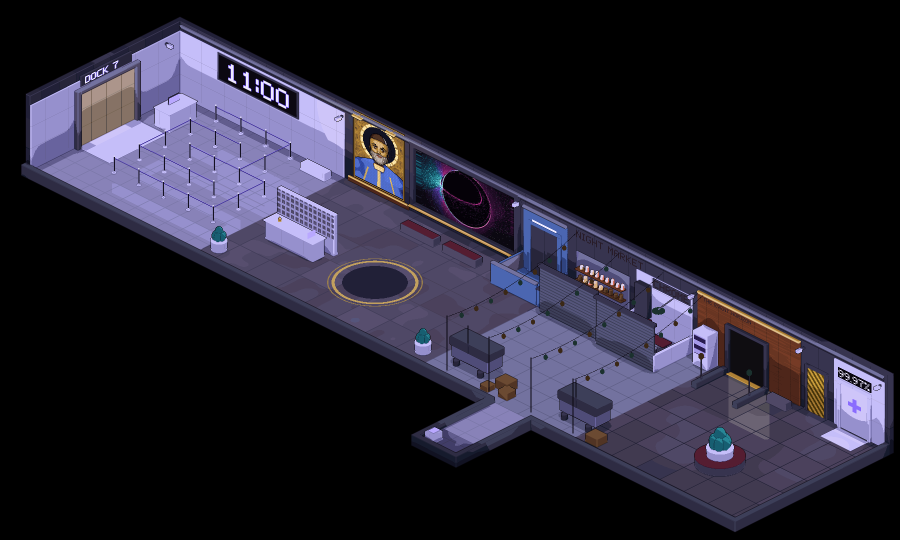
#> input picture assets/maps/promenade/base-hunted.png, 1800 x 1080 px (shown at 1/2 size)
$ python -i redraw_dock_rails.py   (imports and definitions only)
#> lines starting #> are read from the running program, lines starting #| are printed output that depends on the picture
#!/usr/bin/env python3
"""Redraw the queue rails at Dock 7 on the Promenade's art, from the art as imported from the Maps canvas.

The imported rope ran as one zigzag, which left three lanes that didn't connect. This makes it one queue of four lanes:
a new set of rails along the wall gives the fourth lane, the plaza side is shut, and the only two openings are at the
dock end, in from the gangway at the front lane and out at the clerk's desk from the new lane. Each inner rope stops
one post short of the wall at alternating ends, so the line turns there. Run it from the repo root:

    uv run --no-project --with pillow python scripts/redraw_dock_rails.py

It rewrites the Promenade's two bases and two glows and updates their sha256 and size in assets/manifest.yaml.
"""

import hashlib
import io
import re
import subprocess
from pathlib import Path

from PIL import Image, ImageDraw, ImageFilter

IMPORTED = "1c382ba"  # the last commit with the art as it came from the Maps canvas
ART = "assets/maps/promenade"
MOODS = {"calm": (184, 171, 254), "hunted": (185, 168, 255)}  # each with its old rope's exact colour
NOW = {"calm": "calm", "hunted": "takeover"}  # what each imported mood's files are called now

# World X of the five posts along each rope, and world Y of the four ropes. Art origin (360, 190), as in proj.ts.
XS = (3.0, 4.65, 6.3, 7.95, 9.6)
YS = (2.27, 3.97, 5.67, 7.37)
POST_HEIGHT = 0.92  # world Z of the top of a post
POST_PX = 29  # art pixels from a post's foot to its top

# The new set of rails along the wall, row -1: four posts, because the crate at the wall takes the fifth place.
TOP = -1
TOP_Y = 0.57
TOP_COLS = range(4)
GONE = (4, 0)  # the third lane now ends at column 3, so this post goes

# Posts are (column, row) into XS and YS. Each pair of posts is one length of rope.
OLD_ROPES = [
    *(((c, 0), (c + 1, 0)) for c in range(4)),
    ((4, 0), (4, 1)),
    *(((c, 1), (c + 1, 1)) for c in range(4)),
    ((0, 1), (0, 2)),
    *(((c, 2), (c + 1, 2)) for c in range(4)),
    ((4, 2), (4, 3)),
    *(((c, 3), (c + 1, 3)) for c in range(4)),
]
NEW_ROPES = [
    *(((c, 3), (c + 1, 3)) for c in range(4)),  # the front rope, the whole way
    ((4, 3), (4, 2)),  # the plaza side, closing the front and second lanes
    ((4, 2), (4, 1)),
    *(((c, 2), (c + 1, 2)) for c in range(3)),  # stops one post short at the plaza end: the first turn
    *(((c, 1), (c + 1, 1)) for c in range(1, 4)),  # stops one post short at the dock end: the second turn
    ((0, 2), (0, 1)),  # the dock side, closing the second and third lanes
    ((0, 1), (0, 0)),
    *(((c, 0), (c + 1, 0)) for c in range(2)),  # stops one post short at the plaza end: the third turn
    ((3, 1), (3, 0)),  # the plaza side of the third and top lanes
    ((3, 0), (3, TOP)),
    *(((c, TOP), (c + 1, TOP)) for c in range(3)),  # the new rails along the wall
]

# Dark belt, as the Patience's rail reads on its carpet, with the station's violet along the top edge.
BELT_TOP = (112, 92, 214)
BELT_BOTTOM = (46, 36, 112)
POST_DARK = (20, 17, 34)
POST_LIGHT = (124, 118, 168)
CAP = (214, 208, 244)
GLOW = (46, 40, 92)


def project(X: float, Y: float, Z: float = 0) -> tuple[float, float]:
    return (X - Y) * 30 + 360, (X + Y) * 15 - Z * 36 + 190


def imported(path: str) -> Image.Image:
    data = subprocess.run(["git", "show", f"{IMPORTED}:{path}"], check=True, capture_output=True).stdout
    return Image.open(io.BytesIO(data)).convert("RGB")


def find_posts(img: Image.Image) -> dict[tuple[int, int], tuple[int, int, int]]:
    """Each post's centre column and its top and foot rows, read off the art, plus the new posts along the wall."""
    posts = {}
    luma = img.convert("L")
    for r, y in enumerate(YS):
        for c, x in enumerate(XS):
            sx, foot = project(x, y)
            mid = round(foot) - 15
            dark = [i for i in range(round(sx) - 4, round(sx) + 5) if luma.getpixel((i, mid)) < 90]
            col = dark[0]
            bottom = mid
            while luma.getpixel((col, bottom + 1)) < 90 and bottom < mid + 40:
                bottom += 1
            posts[(c, r)] = (round(sum(dark) / len(dark)), bottom - POST_PX, bottom)
    for c in TOP_COLS:
        below, _, bottom = posts[(c, 0)]
        dx, dy = project(XS[c], TOP_Y)[0] - project(XS[c], YS[0])[0], project(XS[c], TOP_Y)[1] - project(XS[c], YS[0])[1]
        posts[(c, TOP)] = (below + round(dx), bottom + round(dy) - POST_PX, bottom + round(dy))
    return posts


# [125 lines left out: functions rope_rows, erase_old, erase_posts, erase_gone, stamp_bases, draw_new and 3 more, not called in this run]


# [2 lines not run here, left out]

>>> from PIL import Image
>>> picture = Image.open('../assets/maps/promenade/base-hunted.png')
#> picture is the input picture: PIL image 1800x1080 RGB; mean R, G, B 35.4, 33.1, 45.6
>>> result = find_posts(picture)
#> in find_posts, `luma = img.convert("L")`:
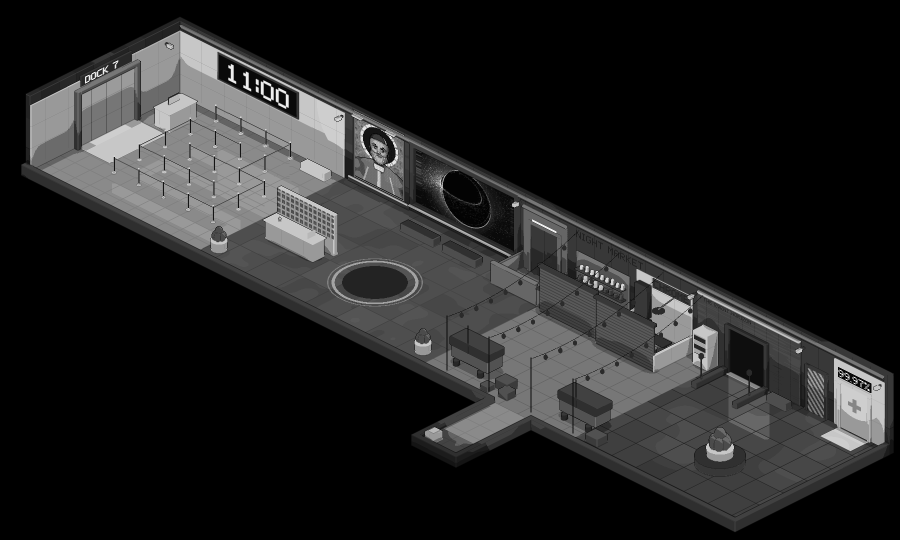
#> luma: PIL image 1800x1080 L (shown at 1/2 size); min 0, max 252, mean 35.2
#> after the loop in find_posts, `for r, y in enumerate(YS):`: posts = {(0, 0): (380, 236, 265), (1, 0): (430, 260, 289), (2, 0): (480, 285, 314), (3, 0): (530, 310, 339)}
#> (the run stopped early here; a loop or call above may not have finished)
